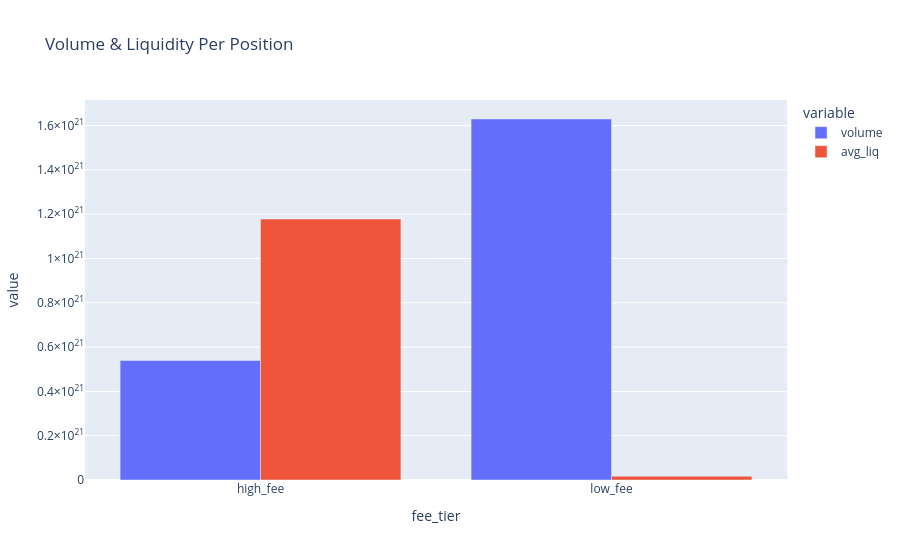

The notebook cell this image was saved under:
### Code cell
df.drop(columns=["liq_idx", "liq_val",'lp_tuple']).groupby("fee_tier").mean().plot(y=["volume", "avg_liq"], kind="bar", barmode="group", title="Volume & Liquidity Per Position"
)

### Figure 1 — Plotly figure (JSON) as saved in the notebook; plotly's stock layout.template omitted (floating-point values rounded to 4 significant figures)
{"data": [{"alignmentgroup": "True", "hovertemplate": "variable=volume<br>fee_tier=%{x}<br>value=%{y}<extra></extra>", "legendgroup": "volume", "marker": {"color": "#636efa", "pattern": {"shape": ""}}, "name": "volume", "offsetgroup": "volume", "orientation": "v", "showlegend": true, "textposition": "auto", "type": "bar", "x": ["high_fee", "low_fee"], "xaxis": "x", "y": [5.396e+20, 1.63e+21], "yaxis": "y"}, {"alignmentgroup": "True", "hovertemplate": "variable=avg_liq<br>fee_tier=%{x}<br>value=%{y}<extra></extra>", "legendgroup": "avg_liq", "marker": {"color": "#EF553B", "pattern": {"shape": ""}}, "name": "avg_liq", "offsetgroup": "avg_liq", "orientation": "v", "showlegend": true, "textposition": "auto", "type": "bar", "x": ["high_fee", "low_fee"], "xaxis": "x", "y": [1.178e+21, 1.706e+19], "yaxis": "y"}], "layout": {"barmode": "group", "legend": {"title": {"text": "variable"}, "tracegroupgap": 0}, "title": {"text": "Volume & Liquidity Per Position"}, "xaxis": {"anchor": "y", "domain": [0, 1], "title": {"text": "fee_tier"}}, "yaxis": {"anchor": "x", "domain": [0, 1], "title": {"text": "value"}}}}
